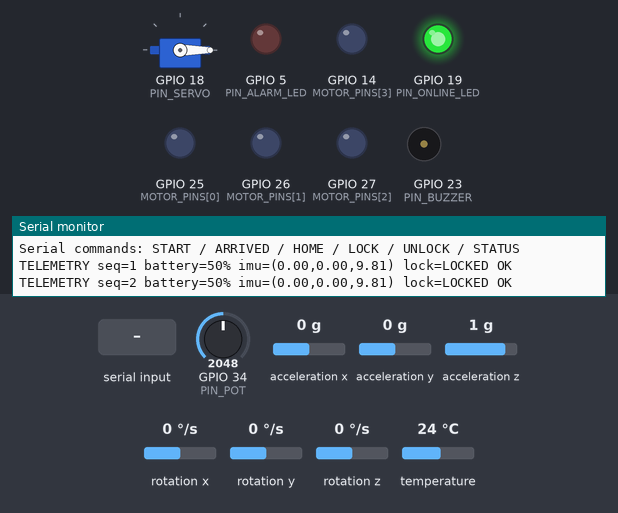
A sketch run on a simulated ESP32. Parts: servo, output pins drawn as LEDs (lit = HIGH), buzzer (waves = sounding), the last lines printed to the serial monitor. The test bench sets the inputs (shaded band); at power-on: GPIO 34 (PIN_POT) = 2048, acceleration x 0 g, acceleration y 0 g, acceleration z 1 g, rotation x 0 °/s, rotation y 0 °/s, rotation z 0 °/s, temperature 24 °C (analog values on the 0–4095 scale). WiFi joins after 1.5 s; servers stay silent unless stated; the local clock reads 2024-03-15 10:24:30 at power-on unless the sketch sets it; no MQTT or app messages arrive unless stated.

Above: at 3.6 s.
3.7 s: GPIO 34 (PIN_POT) set to 1292
5.2 s: GPIO 34 (PIN_POT) set to 1175
At 6.8 s:
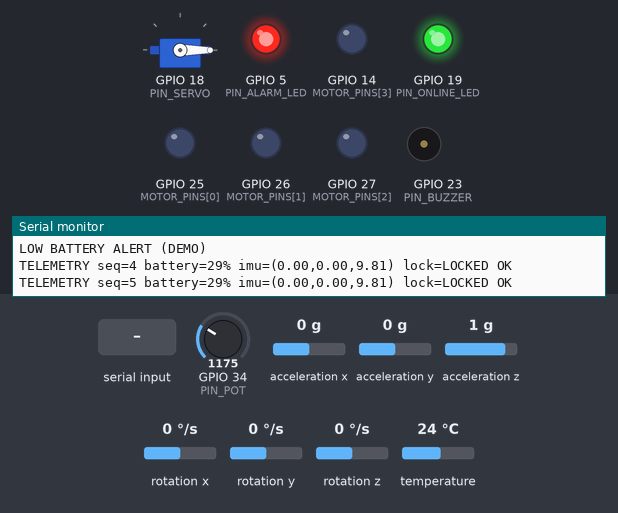
9.3 s: GPIO 34 (PIN_POT) set to 2866
At 9.31 s:
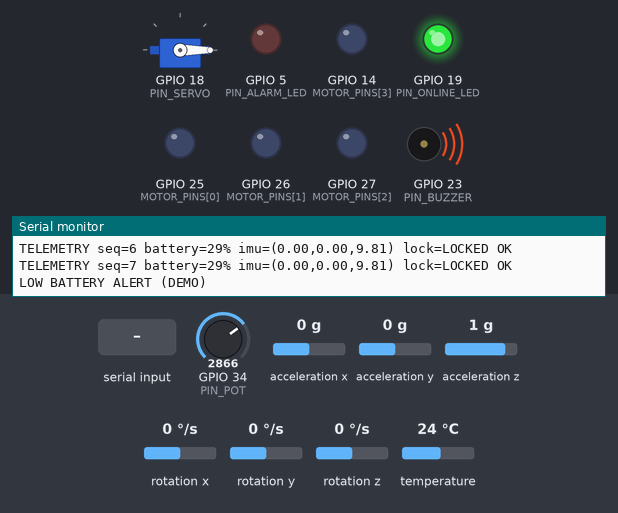
13.8 s: "START\n" received over Serial
At 15.0 s:
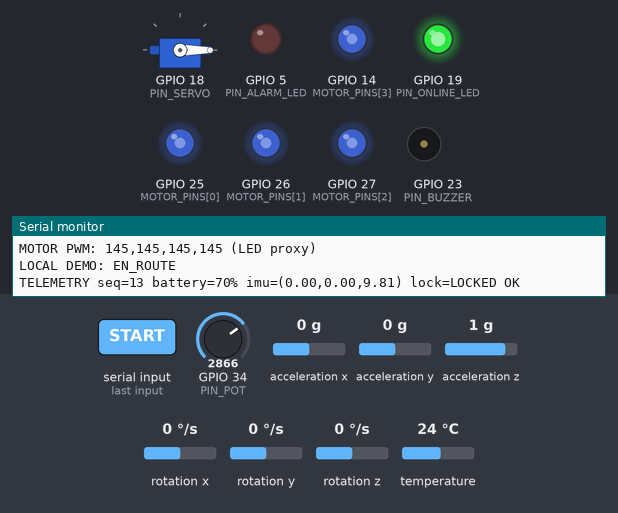
Timing chart, 0 to 16.3 s (numbered marks = the images above; inputs shaded):
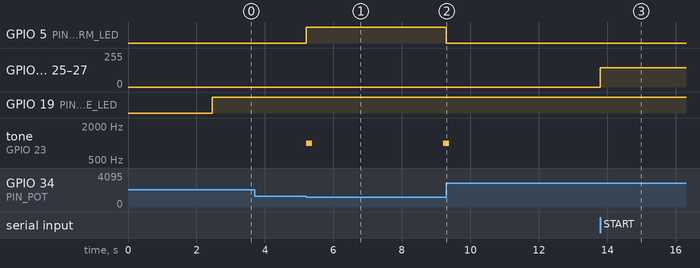

The sketch:

sketch.ino
```cpp
#include <WiFi.h>
#include <WiFiClientSecure.h>
#include <PubSubClient.h>
#include <ArduinoJson.h>
#include <Adafruit_MPU6050.h>
#include <Adafruit_Sensor.h>
#include <ESP32Servo.h>
#include <Wire.h>
#include <time.h>
#include "mqtt_config.h"

// DAY 4: Firmware prototype. LED brightness represents ESC PWM demand,
// NOT the physical motor thrust/actual flight control.
// Device mode is TEST-ONLY; future Backend will authorize Mission commands.

constexpr int PIN_POT = 34; // ADC1: works while Wi-Fi is enabled
constexpr int PIN_SDA = 21;
constexpr int PIN_SCL = 22;
constexpr int PIN_SERVO = 18;
constexpr int PIN_BUZZER = 23;
constexpr int PIN_ALARM_LED = 5;
constexpr int PIN_ONLINE_LED = 19;
const int MOTOR_PINS[4] = {25, 26, 27, 14};

constexpr int LOW_BATTERY_THRESHOLD = 30;
constexpr unsigned long TELEMETRY_INTERVAL_MS = 1000;
constexpr unsigned long RETRY_INTERVAL_MS = 5000;

WiFiClientSecure transport;
PubSubClient mqtt(transport);
Adafruit_MPU6050 imuSensor;
Servo cargoServo;

bool imuReady = false;
bool motorEnabled = false;
bool cargoLocked = true;
const char *localMode = "IDLE";
int motorPwm[4] = {0, 0, 0, 0};
unsigned long telemetrySeq = 0;
unsigned long lastTelemetryMs = 0;
unsigned long lastMqttRetryMs = 0;
unsigned long lastAlarmMs = 0;
unsigned long lastWifiRetryMs = 0;
String commandTopic;
String ackTopic;
String telemetryTopic;
String lastCommandId;
String lastAckJson;

int readBatteryPct() {
  int raw = analogRead(PIN_POT);
  // Wokwi potentiometer is a SIMULATED battery % input (not voltage).
  return constrain((raw * 100L + 2047) / 4095, 0, 100);
}

void setMotorDemand(bool enabled) {
  motorEnabled = enabled;
  for (int i = 0; i < 4; i++) {
    motorPwm[i] = motorEnabled ? 145 : 0;
    analogWrite(MOTOR_PINS[i], motorPwm[i]);
  }
  Serial.printf("MOTOR PWM: %d,%d,%d,%d (LED proxy)\n",
                motorPwm[0], motorPwm[1], motorPwm[2], motorPwm[3]);
}

void setCargoLock(bool locked) {
  cargoLocked = locked;
  cargoServo.write(locked ? 0 : 90);
  Serial.println(locked ? "CARGO LOCKED" : "CARGO UNLOCKED");
}

// Publish ACK/NACK for commands using a distinct MQTT topic.
void sendAck(const String &commandId, bool ok, const char *reason) {
  JsonDocument doc;
  doc["schemaVersion"] = 1;
  doc["deviceId"] = "uav-01";
  doc["commandId"] = commandId;
  doc["status"] = ok ? "ACK" : "NACK";
  doc["reason"] = reason;
  doc["cargoLock"] = cargoLocked ? "LOCKED" : "UNLOCKED";
  doc["deviceMode"] = localMode;

  char buffer[384];
  size_t n = serializeJson(doc, buffer, sizeof(buffer));
  if (!n || n >= sizeof(buffer)) return;

  lastCommandId = commandId;
  lastAckJson = buffer;
  bool published = mqtt.publish(ackTopic.c_str(), buffer);
  Serial.printf("COMMAND %s: %s -> ACK published=%s\n", commandId.c_str(),
                ok ? "ACK" : "NACK", published ? "YES" : "NO");
}

void onMqttMessage(char *topic, byte *payload, unsigned int length) {
  if (String(topic) != commandTopic) return;

  JsonDocument doc;
  DeserializationError error = deserializeJson(doc, payload, length);
  if (error) {
    Serial.printf("INVALID COMMAND JSON: %s\n", error.c_str());
    return; // no trustworthy commandId to acknowledge
  }

  const String commandId = String(doc["commandId"] | "");
  const String deviceId = String(doc["deviceId"] | "");
  const String type = String(doc["type"] | "");
  const String value = String(doc["value"] | "");
  int version = doc["schemaVersion"] | 0;

  if (commandId.length() == 0 || commandId.length() > 100) {
    Serial.println("REJECT: invalid commandId");
    return;
  }
  if (commandId == lastCommandId) {
    mqtt.publish(ackTopic.c_str(), lastAckJson.c_str());
    Serial.println("DUPLICATE COMMAND: repeated previous ACK, no actuation");
    return;
  }
  if (version != 1 || deviceId != "uav-01" || type != "SET_CARGO_LOCK") {
    sendAck(commandId, false, "INVALID_COMMAND");
    return;
  }
  if (value == "LOCK") {
    setCargoLock(true);
    sendAck(commandId, true, "LOCKED");
  } else if (value == "UNLOCK") {
    if (strcmp(localMode, "WAITING_FOR_HANDOVER") != 0) {
      sendAck(commandId, false, "NOT_AT_DELIVERY_POINT");
      return;
    }
    setCargoLock(false);
    sendAck(commandId, true, "UNLOCKED");
  } else {
    sendAck(commandId, false, "INVALID_VALUE");
  }
}

void readAndPublishTelemetry() {
  if (!mqtt.connected()) return;

  sensors_event_t a, g, temp;
  float ax = 0, ay = 0, az = 9.81;
  if (imuReady) {
    imuSensor.getEvent(&a, &g, &temp);
    ax = a.acceleration.x;
    ay = a.acceleration.y;
    az = a.acceleration.z;
  }

  // Strictly match Day-1 contracts/device-telemetry.schema.json.
  JsonDocument doc;
  doc["schemaVersion"] = 1;
  doc["source"] = "WOKWI_ESP32";
  doc["deviceId"] = "uav-01";
  doc["seq"] = ++telemetrySeq;
  doc["uptimeMs"] = millis();
  doc["batterySimPct"] = readBatteryPct();
  JsonObject imu = doc["imu"].to<JsonObject>();
  imu["ax"] = ax;
  imu["ay"] = ay;
  imu["az"] = az;
  JsonArray motors = doc["motorPwm"].to<JsonArray>();
  for (int value : motorPwm) motors.add(value);
  doc["cargoLock"] = cargoLocked ? "LOCKED" : "UNLOCKED";

  char buffer[512];
  size_t n = serializeJson(doc, buffer, sizeof(buffer));
  if (!n || n >= sizeof(buffer)) {
    Serial.println("TELEMETRY OVERFLOW");
    return;
  }
  bool ok = mqtt.publish(telemetryTopic.c_str(), buffer);
  Serial.printf("TELEMETRY seq=%lu battery=%d%% imu=(%.2f,%.2f,%.2f) lock=%s %s\n",
                telemetrySeq, readBatteryPct(), ax, ay, az,
                cargoLocked ? "LOCKED" : "UNLOCKED", ok ? "OK" : "FAILED");
}

void handleSerial() {
  if (!Serial.available()) return;
  String cmd = Serial.readStringUntil('\n');
  cmd.trim();
  cmd.toUpperCase();

  if (cmd == "START") {
    if (readBatteryPct() <= LOW_BATTERY_THRESHOLD) {
      Serial.println("START REJECTED: simulated battery <= 30%");
      return;
    }
    setCargoLock(true);
    localMode = "EN_ROUTE";
    setMotorDemand(true);
    Serial.println("LOCAL DEMO: EN_ROUTE");
  } else if (cmd == "ARRIVED") {
    localMode = "WAITING_FOR_HANDOVER";
    setMotorDemand(false);
    Serial.println("LOCAL DEMO: WAITING_FOR_HANDOVER");
  } else if (cmd == "HOME") {
    localMode = "IDLE";
    setMotorDemand(false);
    setCargoLock(true);
    Serial.println("LOCAL DEMO: IDLE");
  } else if (cmd == "LOCK") {
    setCargoLock(true);
  } else if (cmd == "UNLOCK") {
    if (strcmp(localMode, "WAITING_FOR_HANDOVER") == 0) setCargoLock(false);
    else Serial.println("UNLOCK REJECTED: not at destination");
  } else if (cmd == "STATUS") {
    Serial.printf("MODE=%s battery=%d%% lock=%s mqtt=%s\n", localMode,
                  readBatteryPct(), cargoLocked ? "LOCKED" : "UNLOCKED",
                  mqtt.connected() ? "CONNECTED" : "OFFLINE");
  } else if (cmd.length()) {
    Serial.println("Commands: START, ARRIVED, HOME, LOCK, UNLOCK, STATUS");
  }
}

void connectWifi() {
  WiFi.mode(WIFI_STA);
  WiFi.begin("Wokwi-GUEST", "", 6);
  Serial.print("Connecting WiFi");
  unsigned long start = millis();
  while (WiFi.status() != WL_CONNECTED && millis() - start < 30000) {
    delay(500);
    Serial.print(".");
  }
  Serial.println();
  if (WiFi.status() == WL_CONNECTED) {
    Serial.print("WIFI CONNECTED ip=");
    Serial.println(WiFi.localIP());
  } else Serial.println("WIFI FAILED; Wokwi Gateway might be unavailable");
}

void syncClock() {
  configTime(0, 0, "pool.ntp.org", "time.google.com");
  unsigned long start = millis();
  while (time(nullptr) < 1700000000 && millis() - start < 30000) delay(500);
  Serial.println(time(nullptr) >= 1700000000 ? "NTP SYNCED" : "NTP FAILED");
}

void connectMqtt() {
  if (mqtt.connected() || WiFi.status() != WL_CONNECTED) return;
  if (time(nullptr) < 1700000000) {
    Serial.println("MQTT NOT STARTED: NTP not synced");
    return;
  }
  Serial.print("Connecting MQTT/TLS broker=");
  Serial.println(MQTT_HOST);
  // Retain Day-1 working handshake approach: establish TLS using hostname.
  transport.stop();
  if (!transport.connect(MQTT_HOST, MQTT_PORT)) {
    Serial.println("TLS HANDSHAKE FAILED");
    return;
  }

  String clientId = "wokwi-day4-uav01-" + String((uint32_t)ESP.getEfuseMac(), HEX);
  if (!mqtt.connect(clientId.c_str(), MQTT_USERNAME, MQTT_PASSWORD)) {
    Serial.printf("MQTT REJECTED state=%d\n", mqtt.state());
    transport.stop();
    return;
  }

  if (!mqtt.subscribe(commandTopic.c_str(), 0)) {
    Serial.println("COMMAND SUBSCRIBE FAILED");
  } else {
    Serial.println("MQTT CONNECTED; COMMAND SUBSCRIBED");
  }
}

void updateAlarm() {
  bool low = readBatteryPct() <= LOW_BATTERY_THRESHOLD;
  digitalWrite(PIN_ALARM_LED, low ? HIGH : LOW);
  digitalWrite(PIN_ONLINE_LED, mqtt.connected() ? HIGH : LOW);
  if (low && millis() - lastAlarmMs >= 4000) {
    lastAlarmMs = millis();
    tone(PIN_BUZZER, 1000, 180);
    Serial.println("LOW BATTERY ALERT (DEMO)");
  }
}

void setup() {
  Serial.begin(115200);
  Serial.setTimeout(50);
  delay(700);
  Serial.println("=== UAV DAY 4 / ESP32 EMBEDDED PROTOTYPE ===");

  analogReadResolution(12);
  pinMode(PIN_POT, INPUT);
  pinMode(PIN_ALARM_LED, OUTPUT);
  pinMode(PIN_ONLINE_LED, OUTPUT);
  pinMode(PIN_BUZZER, OUTPUT);
  for (int pin : MOTOR_PINS) pinMode(pin, OUTPUT);
  setMotorDemand(false);

  cargoServo.setPeriodHertz(50);
  cargoServo.attach(PIN_SERVO, 500, 2400);
  setCargoLock(true);

  Wire.begin(PIN_SDA, PIN_SCL);
  imuReady = imuSensor.begin();
  Serial.println(imuReady ? "MPU6050 READY" : "MPU6050 NOT DETECTED");
  if (imuReady) {
    imuSensor.setAccelerometerRange(MPU6050_RANGE_2_G);
    imuSensor.setGyroRange(MPU6050_RANGE_250_DEG);
    imuSensor.setFilterBandwidth(MPU6050_BAND_21_HZ);
  }

  const String prefix = String("uav-delivery/") + MQTT_NAMESPACE + "/dev/uav-01/";
  telemetryTopic = prefix + "telemetry";
  commandTopic = prefix + "command";
  ackTopic = prefix + "ack";

  connectWifi();
  if (WiFi.status() == WL_CONNECTED) syncClock();
  transport.setCACert(MQTT_ROOT_CA);
  mqtt.setServer(MQTT_HOST, MQTT_PORT);
  mqtt.setBufferSize(768);
  mqtt.setKeepAlive(60);
  mqtt.setSocketTimeout(15);
  mqtt.setCallback(onMqttMessage);
  connectMqtt();
  Serial.println("Serial commands: START / ARRIVED / HOME / LOCK / UNLOCK / STATUS");
}

void loop() {
  handleSerial();
  updateAlarm();
  if (WiFi.status() != WL_CONNECTED) {
    if (millis() - lastWifiRetryMs >= 10000) {
      lastWifiRetryMs = millis();
      connectWifi();
      if (WiFi.status() == WL_CONNECTED) syncClock();
    }
    delay(20);
    return;
  }

  if (!mqtt.connected() && millis() - lastMqttRetryMs >= RETRY_INTERVAL_MS) {
    lastMqttRetryMs = millis();
    connectMqtt();
  }
  if (mqtt.connected()) {
    mqtt.loop();
    if (millis() - lastTelemetryMs >= TELEMETRY_INTERVAL_MS) {
      lastTelemetryMs = millis();
      readAndPublishTelemetry();
    }
  }
  delay(10);
}
```

mqtt_config.example.h
```cpp
#pragma once
// Sao chep thanh mqtt_config.h, dung broker MQTT da PASS o Ngay 1.
// KHONG commit / share cong khai file mqtt_config.h co mat khau.
#define MQTT_HOST "YOUR_SERVERLESS_HOST.example.com"
#define MQTT_PORT 8883
#define MQTT_USERNAME "YOUR_MQTT_USERNAME"
#define MQTT_PASSWORD "YOUR_MQTT_PASSWORD"
#define MQTT_NAMESPACE "uav-solo-lab"

// PEM root CA dung voi broker EMQX cua ban.
static const char MQTT_ROOT_CA[] = R"CA(
-----BEGIN CERTIFICATE-----
PASTE_REAL_CA_CERTIFICATE_HERE
-----END CERTIFICATE-----
)CA";
```

Measured:
- the behaviour switches between 1249 and 1248 on GPIO 34 (PIN_POT) (found by bisection; images 0 and 1)
- after the input at 5.2 s, GPIO 5 (PIN_ALARM_LED): LOW → HIGH at once; tone on GPIO 23 (PIN_BUZZER): silent → 1000 Hz at once, → silent 0.18 s later, → 1000 Hz 3.8 s later
- after the input at 9.3 s, GPIO 5 (PIN_ALARM_LED): HIGH → LOW at once; tone on GPIO 23 (PIN_BUZZER): goes on until 9.4 s, then stays silent
- after the input at 13.8 s, GPIO 14 (MOTOR_PINS[3]), GPIO 25 (MOTOR_PINS[0]), GPIO 26 (MOTOR_PINS[1]), GPIO 27 (MOTOR_PINS[2]): 0/255 → 145/255 at once
